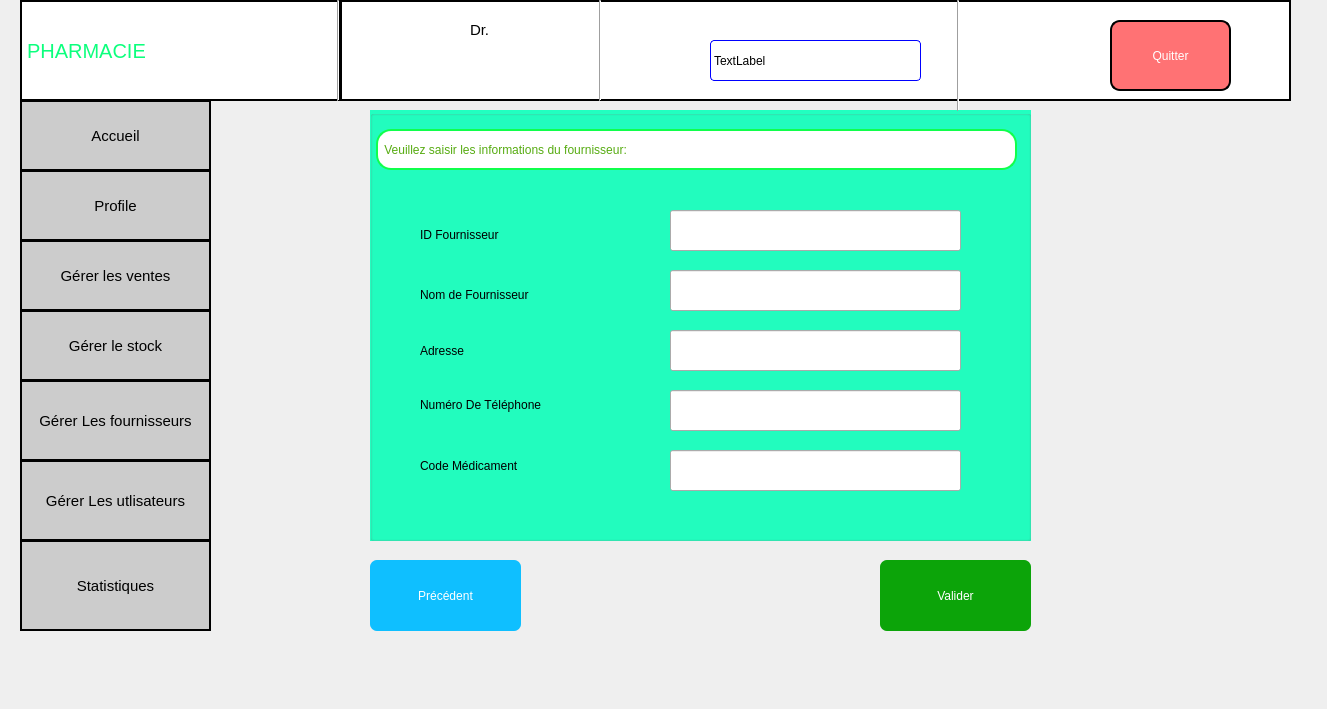
<?xml version="1.0" encoding="UTF-8"?>
<ui version="4.0">
 <class>Ajouter_fournisseur</class>
 <widget class="QDialog" name="Ajouter_fournisseur">
  <property name="geometry">
   <rect>
    <x>0</x>
    <y>0</y>
    <width>1327</width>
    <height>709</height>
   </rect>
  </property>
  <property name="windowTitle">
   <string>Dialog</string>
  </property>
  <widget class="QLabel" name="label_date">
   <property name="geometry">
    <rect>
     <x>710</x>
     <y>40</y>
     <width>211</width>
     <height>41</height>
    </rect>
   </property>
   <property name="styleSheet">
    <string notr="true">border:1px solid blue;border-radius:4px;
font: 14pt &quot;Rockwell&quot;;
background-color: rgb(255, 255, 255);</string>
   </property>
   <property name="text">
    <string>TextLabel</string>
   </property>
  </widget>
  <widget class="QLabel" name="label_8">
   <property name="geometry">
    <rect>
     <x>260</x>
     <y>10</y>
     <width>61</width>
     <height>81</height>
    </rect>
   </property>
   <property name="styleSheet">
    <string notr="true">background-color: rgb(255, 255, 255);</string>
   </property>
   <property name="text">
    <string/>
   </property>
   <property name="pixmap">
    <pixmap resource="ressource.qrc">:/res/image/devenir-pharmacien-921x1024.png</pixmap>
   </property>
   <property name="scaledContents">
    <bool>true</bool>
   </property>
  </widget>
  <widget class="QPushButton" name="pushButton_gerer_fournisseur">
   <property name="geometry">
    <rect>
     <x>20</x>
     <y>380</y>
     <width>191</width>
     <height>81</height>
    </rect>
   </property>
   <property name="styleSheet">
    <string notr="true">background-color: rgb(204, 204, 204);font-size:15px;border:2px solid black;</string>
   </property>
   <property name="text">
    <string>Gérer Les fournisseurs</string>
   </property>
  </widget>
  <widget class="QPushButton" name="pushButton_gerer_rupture_2">
   <property name="geometry">
    <rect>
     <x>20</x>
     <y>540</y>
     <width>191</width>
     <height>91</height>
    </rect>
   </property>
   <property name="styleSheet">
    <string notr="true">background-color: rgb(204, 204, 204);font-size:15px;border:2px solid black;</string>
   </property>
   <property name="text">
    <string>Statistiques</string>
   </property>
  </widget>
  <widget class="QLabel" name="label_2">
   <property name="geometry">
    <rect>
     <x>20</x>
     <y>0</y>
     <width>321</width>
     <height>101</height>
    </rect>
   </property>
   <property name="styleSheet">
    <string notr="true">background-color: rgb(255, 255, 255);font-size:20px;
font: 20pt &quot;Segoe Script&quot;;border:2px solid black;
color: rgb(12, 255, 125);</string>
   </property>
   <property name="text">
    <string>PHARMACIE</string>
   </property>
  </widget>
  <widget class="QLabel" name="name_user">
   <property name="geometry">
    <rect>
     <x>460</x>
     <y>50</y>
     <width>101</width>
     <height>20</height>
    </rect>
   </property>
   <property name="styleSheet">
    <string notr="true">background-color:white;
font: 900 14pt &quot;Arial Black&quot;;</string>
   </property>
   <property name="text">
    <string/>
   </property>
  </widget>
  <widget class="QPushButton" name="pushButton_gerer_utilisateurs">
   <property name="geometry">
    <rect>
     <x>20</x>
     <y>460</y>
     <width>191</width>
     <height>81</height>
    </rect>
   </property>
   <property name="styleSheet">
    <string notr="true">background-color: rgb(204, 204, 204);font-size:15px;border:2px solid black;</string>
   </property>
   <property name="text">
    <string>Gérer Les utlisateurs</string>
   </property>
  </widget>
  <widget class="QLabel" name="label_3">
   <property name="geometry">
    <rect>
     <x>340</x>
     <y>0</y>
     <width>951</width>
     <height>101</height>
    </rect>
   </property>
   <property name="styleSheet">
    <string notr="true">background-color: rgb(255, 255, 255);border:2px solid black;</string>
   </property>
   <property name="text">
    <string/>
   </property>
  </widget>
  <widget class="QPushButton" name="pushButton_6">
   <property name="geometry">
    <rect>
     <x>1110</x>
     <y>20</y>
     <width>121</width>
     <height>71</height>
    </rect>
   </property>
   <property name="styleSheet">
    <string notr="true">border:2px solid black;color:white;border-radius:10px;
font: 900 12pt &quot;Arial Black&quot;;
background-color: rgb(255, 114, 116);</string>
   </property>
   <property name="text">
    <string>Quitter</string>
   </property>
  </widget>
  <widget class="Line" name="line">
   <property name="geometry">
    <rect>
     <x>950</x>
     <y>0</y>
     <width>16</width>
     <height>111</height>
    </rect>
   </property>
   <property name="orientation">
    <enum>Qt::Vertical</enum>
   </property>
  </widget>
  <widget class="QLabel" name="label">
   <property name="geometry">
    <rect>
     <x>800</x>
     <y>470</y>
     <width>37</width>
     <height>12</height>
    </rect>
   </property>
   <property name="text">
    <string/>
   </property>
  </widget>
  <widget class="Line" name="line_2">
   <property name="geometry">
    <rect>
     <x>330</x>
     <y>0</y>
     <width>16</width>
     <height>101</height>
    </rect>
   </property>
   <property name="orientation">
    <enum>Qt::Vertical</enum>
   </property>
  </widget>
  <widget class="QLabel" name="label_7">
   <property name="geometry">
    <rect>
     <x>1010</x>
     <y>20</y>
     <width>71</width>
     <height>71</height>
    </rect>
   </property>
   <property name="styleSheet">
    <string notr="true">background-color: white;</string>
   </property>
   <property name="text">
    <string/>
   </property>
   <property name="pixmap">
    <pixmap resource="ressource.qrc">:/res/image/R (1).png</pixmap>
   </property>
   <property name="scaledContents">
    <bool>true</bool>
   </property>
  </widget>
  <widget class="QLabel" name="label_6">
   <property name="geometry">
    <rect>
     <x>470</x>
     <y>20</y>
     <width>101</width>
     <height>20</height>
    </rect>
   </property>
   <property name="styleSheet">
    <string notr="true">background-color: rgb(255, 255, 255);font-size:15px;
font: 600 16pt &quot;Segoe UI Variable Text Semibold&quot;;</string>
   </property>
   <property name="text">
    <string>Dr.</string>
   </property>
  </widget>
  <widget class="QLabel" name="label_5">
   <property name="geometry">
    <rect>
     <x>630</x>
     <y>20</y>
     <width>61</width>
     <height>61</height>
    </rect>
   </property>
   <property name="text">
    <string/>
   </property>
   <property name="pixmap">
    <pixmap resource="ressource.qrc">:/res/image/OIP (3).jpeg</pixmap>
   </property>
   <property name="scaledContents">
    <bool>true</bool>
   </property>
  </widget>
  <widget class="Line" name="line_4">
   <property name="geometry">
    <rect>
     <x>590</x>
     <y>0</y>
     <width>20</width>
     <height>101</height>
    </rect>
   </property>
   <property name="orientation">
    <enum>Qt::Vertical</enum>
   </property>
  </widget>
  <widget class="QLabel" name="label_4">
   <property name="geometry">
    <rect>
     <x>360</x>
     <y>10</y>
     <width>61</width>
     <height>81</height>
    </rect>
   </property>
   <property name="text">
    <string/>
   </property>
   <property name="pixmap">
    <pixmap resource="ressource.qrc">:/res/image/WhatsApp Image 2024-04-30 à 20.55.44_6b270705.jpg</pixmap>
   </property>
   <property name="scaledContents">
    <bool>true</bool>
   </property>
  </widget>
  <widget class="QPushButton" name="pushButton_gerer_stock">
   <property name="geometry">
    <rect>
     <x>20</x>
     <y>310</y>
     <width>191</width>
     <height>71</height>
    </rect>
   </property>
   <property name="styleSheet">
    <string notr="true">background-color: rgb(204, 204, 204);font-size:15px;border:2px solid black;</string>
   </property>
   <property name="text">
    <string>Gérer le stock</string>
   </property>
  </widget>
  <widget class="QPushButton" name="pushButton_gere_vente">
   <property name="geometry">
    <rect>
     <x>20</x>
     <y>240</y>
     <width>191</width>
     <height>71</height>
    </rect>
   </property>
   <property name="styleSheet">
    <string notr="true">
background-color: rgb(204, 204, 204);;font-size:15px;border:2px solid black;</string>
   </property>
   <property name="text">
    <string>Gérer les ventes</string>
   </property>
  </widget>
  <widget class="QPushButton" name="pushButton_accueilgerat">
   <property name="geometry">
    <rect>
     <x>20</x>
     <y>100</y>
     <width>191</width>
     <height>71</height>
    </rect>
   </property>
   <property name="styleSheet">
    <string notr="true">background-color: rgb(204, 204, 204);font-size:15px;border:2px solid black;</string>
   </property>
   <property name="text">
    <string>Accueil</string>
   </property>
  </widget>
  <widget class="QPushButton" name="ButtonProfil">
   <property name="geometry">
    <rect>
     <x>20</x>
     <y>170</y>
     <width>191</width>
     <height>71</height>
    </rect>
   </property>
   <property name="styleSheet">
    <string notr="true">font-size:15px;border:2px solid black;
background-color: rgb(204, 204, 204);</string>
   </property>
   <property name="text">
    <string>Profile</string>
   </property>
  </widget>
  <widget class="QLabel" name="label_9">
   <property name="geometry">
    <rect>
     <x>420</x>
     <y>219</y>
     <width>201</width>
     <height>31</height>
    </rect>
   </property>
   <property name="styleSheet">
    <string notr="true">font: 300 17pt &quot;Bahnschrift Light&quot;;</string>
   </property>
   <property name="text">
    <string>ID Fournisseur</string>
   </property>
  </widget>
  <widget class="QLabel" name="label_10">
   <property name="geometry">
    <rect>
     <x>420</x>
     <y>279</y>
     <width>231</width>
     <height>31</height>
    </rect>
   </property>
   <property name="styleSheet">
    <string notr="true">font: 300 17pt &quot;Bahnschrift Light&quot;;</string>
   </property>
   <property name="text">
    <string>Nom de Fournisseur</string>
   </property>
  </widget>
  <widget class="QLabel" name="label_11">
   <property name="geometry">
    <rect>
     <x>420</x>
     <y>340</y>
     <width>211</width>
     <height>21</height>
    </rect>
   </property>
   <property name="styleSheet">
    <string notr="true">font: 300 17pt &quot;Bahnschrift Light&quot;;</string>
   </property>
   <property name="text">
    <string>Adresse</string>
   </property>
  </widget>
  <widget class="QLabel" name="label_12">
   <property name="geometry">
    <rect>
     <x>400</x>
     <y>370</y>
     <width>91</width>
     <height>16</height>
    </rect>
   </property>
   <property name="text">
    <string/>
   </property>
  </widget>
  <widget class="QLabel" name="label_13">
   <property name="geometry">
    <rect>
     <x>420</x>
     <y>389</y>
     <width>231</width>
     <height>31</height>
    </rect>
   </property>
   <property name="styleSheet">
    <string notr="true">font: 300 14pt &quot;Bahnschrift Light&quot;;</string>
   </property>
   <property name="text">
    <string>Numéro De Téléphone</string>
   </property>
  </widget>
  <widget class="QLabel" name="label_14">
   <property name="geometry">
    <rect>
     <x>420</x>
     <y>445</y>
     <width>231</width>
     <height>41</height>
    </rect>
   </property>
   <property name="styleSheet">
    <string notr="true">font: 300 17pt &quot;Bahnschrift Light&quot;;</string>
   </property>
   <property name="text">
    <string>Code Médicament</string>
   </property>
  </widget>
  <widget class="QLineEdit" name="lineEdit_Code_Med">
   <property name="geometry">
    <rect>
     <x>670</x>
     <y>450</y>
     <width>291</width>
     <height>41</height>
    </rect>
   </property>
  </widget>
  <widget class="QLineEdit" name="lineEdit_Numero_Telephone">
   <property name="geometry">
    <rect>
     <x>670</x>
     <y>390</y>
     <width>291</width>
     <height>41</height>
    </rect>
   </property>
  </widget>
  <widget class="QLineEdit" name="lineEdit_addresse_fournisseur">
   <property name="geometry">
    <rect>
     <x>670</x>
     <y>330</y>
     <width>291</width>
     <height>41</height>
    </rect>
   </property>
  </widget>
  <widget class="QLineEdit" name="lineEdit_Nom_fournisseur">
   <property name="geometry">
    <rect>
     <x>670</x>
     <y>270</y>
     <width>291</width>
     <height>41</height>
    </rect>
   </property>
  </widget>
  <widget class="QLineEdit" name="lineEdit_ID_Fournisseur">
   <property name="geometry">
    <rect>
     <x>670</x>
     <y>210</y>
     <width>291</width>
     <height>41</height>
    </rect>
   </property>
  </widget>
  <widget class="QGroupBox" name="groupBox">
   <property name="geometry">
    <rect>
     <x>370</x>
     <y>110</y>
     <width>661</width>
     <height>431</height>
    </rect>
   </property>
   <property name="styleSheet">
    <string notr="true">background-color: rgb(34, 255, 192);</string>
   </property>
   <property name="title">
    <string/>
   </property>
   <widget class="QLabel" name="label_15">
    <property name="geometry">
     <rect>
      <x>6</x>
      <y>19</y>
      <width>641</width>
      <height>41</height>
     </rect>
    </property>
    <property name="styleSheet">
     <string notr="true">font: 300 17pt &quot;Bahnschrift Light&quot;;border:2px solid  rgb(16, 255, 76);
background-color: rgb(255, 255, 255);border-radius:15px;
color: rgb(86, 171, 17);</string>
    </property>
    <property name="text">
     <string> Veuillez saisir les informations du fournisseur:</string>
    </property>
   </widget>
  </widget>
  <widget class="QPushButton" name="pushButton_Precedent">
   <property name="geometry">
    <rect>
     <x>370</x>
     <y>560</y>
     <width>151</width>
     <height>71</height>
    </rect>
   </property>
   <property name="styleSheet">
    <string notr="true">font: 20pt &quot;Algerian&quot;;
background-color: rgb(15, 191, 255);
color: rgb(255, 255, 255);border-radius:7px;</string>
   </property>
   <property name="text">
    <string>Précédent</string>
   </property>
  </widget>
  <widget class="QPushButton" name="pushButton_Ajouter_Fournisseur">
   <property name="geometry">
    <rect>
     <x>880</x>
     <y>560</y>
     <width>151</width>
     <height>71</height>
    </rect>
   </property>
   <property name="styleSheet">
    <string notr="true">font: 20pt &quot;Algerian&quot;;
background-color: rgb(12, 164, 9);
color: rgb(255, 255, 255);border-radius:7px;</string>
   </property>
   <property name="text">
    <string>Valider</string>
   </property>
  </widget>
  <widget class="QLabel" name="label_16">
   <property name="geometry">
    <rect>
     <x>1080</x>
     <y>220</y>
     <width>201</width>
     <height>241</height>
    </rect>
   </property>
   <property name="text">
    <string/>
   </property>
   <property name="pixmap">
    <pixmap resource="ressource.qrc">:/res/image/42453.png</pixmap>
   </property>
   <property name="scaledContents">
    <bool>true</bool>
   </property>
  </widget>
  <zorder>groupBox</zorder>
  <zorder>label_2</zorder>
  <zorder>label_3</zorder>
  <zorder>label_date</zorder>
  <zorder>label_8</zorder>
  <zorder>pushButton_gerer_fournisseur</zorder>
  <zorder>pushButton_gerer_rupture_2</zorder>
  <zorder>pushButton_gerer_utilisateurs</zorder>
  <zorder>pushButton_6</zorder>
  <zorder>line</zorder>
  <zorder>label</zorder>
  <zorder>line_2</zorder>
  <zorder>label_7</zorder>
  <zorder>label_6</zorder>
  <zorder>label_5</zorder>
  <zorder>line_4</zorder>
  <zorder>label_4</zorder>
  <zorder>pushButton_gerer_stock</zorder>
  <zorder>pushButton_gere_vente</zorder>
  <zorder>pushButton_accueilgerat</zorder>
  <zorder>ButtonProfil</zorder>
  <zorder>name_user</zorder>
  <zorder>label_9</zorder>
  <zorder>label_10</zorder>
  <zorder>label_11</zorder>
  <zorder>label_12</zorder>
  <zorder>label_13</zorder>
  <zorder>label_14</zorder>
  <zorder>lineEdit_Code_Med</zorder>
  <zorder>lineEdit_Numero_Telephone</zorder>
  <zorder>lineEdit_addresse_fournisseur</zorder>
  <zorder>lineEdit_Nom_fournisseur</zorder>
  <zorder>lineEdit_ID_Fournisseur</zorder>
  <zorder>pushButton_Precedent</zorder>
  <zorder>pushButton_Ajouter_Fournisseur</zorder>
  <zorder>label_16</zorder>
 </widget>
 <resources>
  <include location="ressource.qrc"/>
 </resources>
 <connections/>
</ui>
